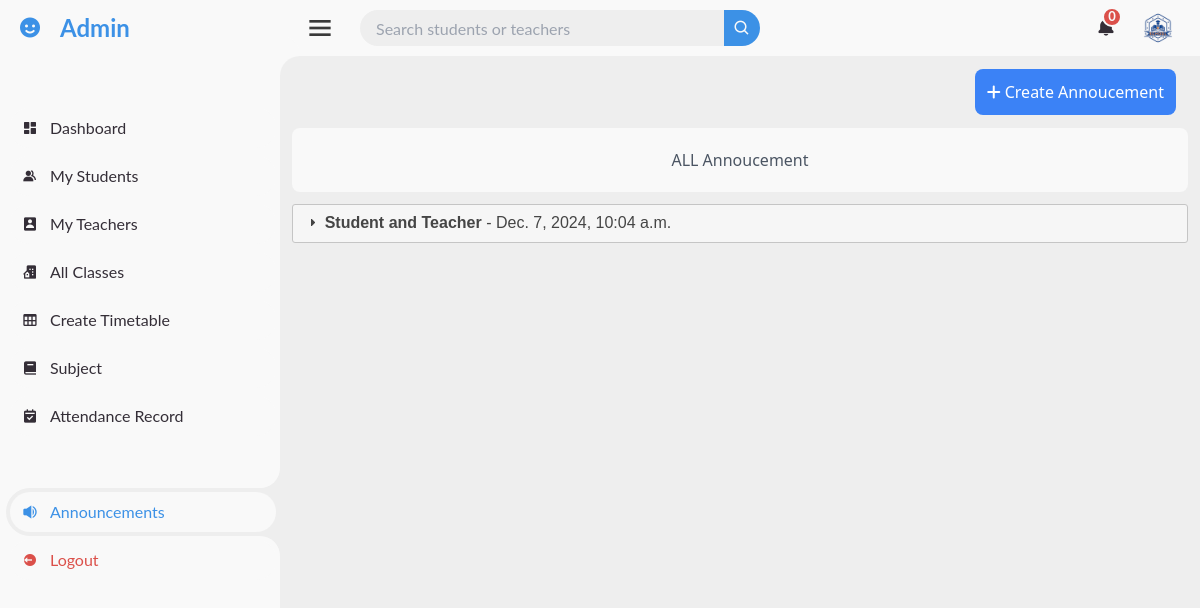
Page /admin_dashboard/annoucements/all/ (signed in) on the committed database.
### administration/models.py (models this page shows, shortened)
class Annoucement(models.Model):
    RECIPIENT_CHOICES = [
        ('teacher', 'Teacher'),
        ('student', 'Student'),
        ('both', 'Teacher and Student'),
    ]
    subject = models.CharField(max_length=300, null=False)
    description = models.CharField(max_length=1000)
    recipient_type = models.CharField(max_length=10, choices=RECIPIENT_CHOICES, default='both')
    date_posted = models.DateTimeField(auto_now_add=True)

### administration/views.py (the view)
# urls.py: path('admin_dashboard/annoucements/all/', annoucement, name='all_annoucement'),
@login_required
def annoucement(request):
    if not request.user.is_superuser:
        return HttpResponseForbidden('You do not have permission to access this page.')
    post = Annoucement.objects.all().order_by('-date_posted')
    return render(request, 'dashboards/all_admin_pages/Annoucement.html', {'posts':post})

### administration/context_processors.py (called while the page is built)
def notifications(request):
    all_notification, total_notifications = get_admin_notification(request.user)
    return {
        'all_notification': all_notification,
        'total_notifications': total_notifications,
    }

### administration/views.py (called while the page is built)
def get_admin_notification(user):
    if user.is_staff:
        teacher_notifications = TeacherNotification.objects.filter(user=user).order_by('-created_at')
        student_notifications = StudentNotification.objects.filter(user=user).order_by('-created_at')
        all_notification = sorted(
            chain(teacher_notifications, student_notifications),
            key=lambda x: x.created_at,
            reverse=True
        )
        total_notifications = (
            teacher_notifications.filter(is_read=False).count() +
            student_notifications.filter(is_read=False).count()
        )
        return all_notification, total_notifications
    return [], 0

### pages/context_processors.py (called while the page is built)
def notifications(request):
    if request.user.is_authenticated:
        all_notifications, unread_notifications_count = get_user_notifications(request.user)
        return {
            'all_notifications': all_notifications,
            'unread_notifications_count': unread_notifications_count,
        }
    return {
        'all_notifications': [],
        'unread_notifications_count': 0,
    }

### pages/views.py (called while the page is built)
def get_user_notifications(user):
    notifications = Notification.objects.filter(user=user).order_by('-created_at')
    if user.is_student:
        grade_notifications = GradeNotification.objects.filter(recipient=user).order_by('-created_at')
    else:
        grade_notifications = []
    all_notifications = sorted(
        chain(notifications, grade_notifications),
        key=attrgetter('created_at'),
        reverse=True
    )
    total_unread_count = (
        notifications.filter(is_read=False).count() +
        (grade_notifications.filter(is_read=False).count() if user.is_student else 0)
    )
    return all_notifications, total_unread_count

### templates/dashboards/all_admin_pages/Annoucement.html (shortened to what this page needs)
{% extends 'dashboards/all_admin_pages/base.html' %}
{% load static %}
{% block section %}
<div class="m-3 text-black rounded-lg">
    {%if request.user.is_superuser%}
    <p class="text-right p-3 mb-3 font-normal text-white"><a href="{%url 'create_all_annoucement'%}" class="bg-blue-500 p-3 rounded-lg hover:bg-blue-300"><i class="fa-solid fa-plus"></i><span class="pl-1">Create Annoucement</span></a></p>
    {%endif%}
    <p class="text-center p-5 mb-3 rounded-lg font-medium text-gray-600" style="background-color: #F9F9F9;">ALL Annoucement</p>
    <div id="accordion">
        {%if posts%}
        {%for post in posts%}
        <h3>
            <span class="font-semibold">{{post.subject}}</span> - {{post.date_posted}}
        </h3>
        {%endfor%}
        {%else%}
        <p class="bg-white text-gray-700 py-4 px-6 m-3 rounded-lg text-center font-medium text-2xl">Sorry, No Annoucements Yet. </p>
        {%endif%}
    </div>
</div>
{% endblock section %}

### static/css/dashboard.css (style rules this page uses)
* { margin: 0; padding: 0; box-sizing: border-box; }
a { text-decoration: none; }
:root { --poppins: 'Poppins', sans-serif; --lato: 'Lato', sans-serif; --light: #F9F9F9; --blue: #3C91E6; --light-blue: #CFE8FF; --grey: #EEE; --dark-grey: #AAAAAA; --dark: #342E37; --red: #DB504A; --yellow: #FFCE26; --light-yellow: #FFF26C; --orange: #FD7238; --light-orange: #ffc19e; }
html { overflow-x: hidden; }
body { background: var(--grey); }

### rows in the picture
Annoucement: subject "Student and Teacher", date_posted "Dec. 7, 2024, 10:04 a.m."

### other values in the picture
{{ total_notifications }} "0"
